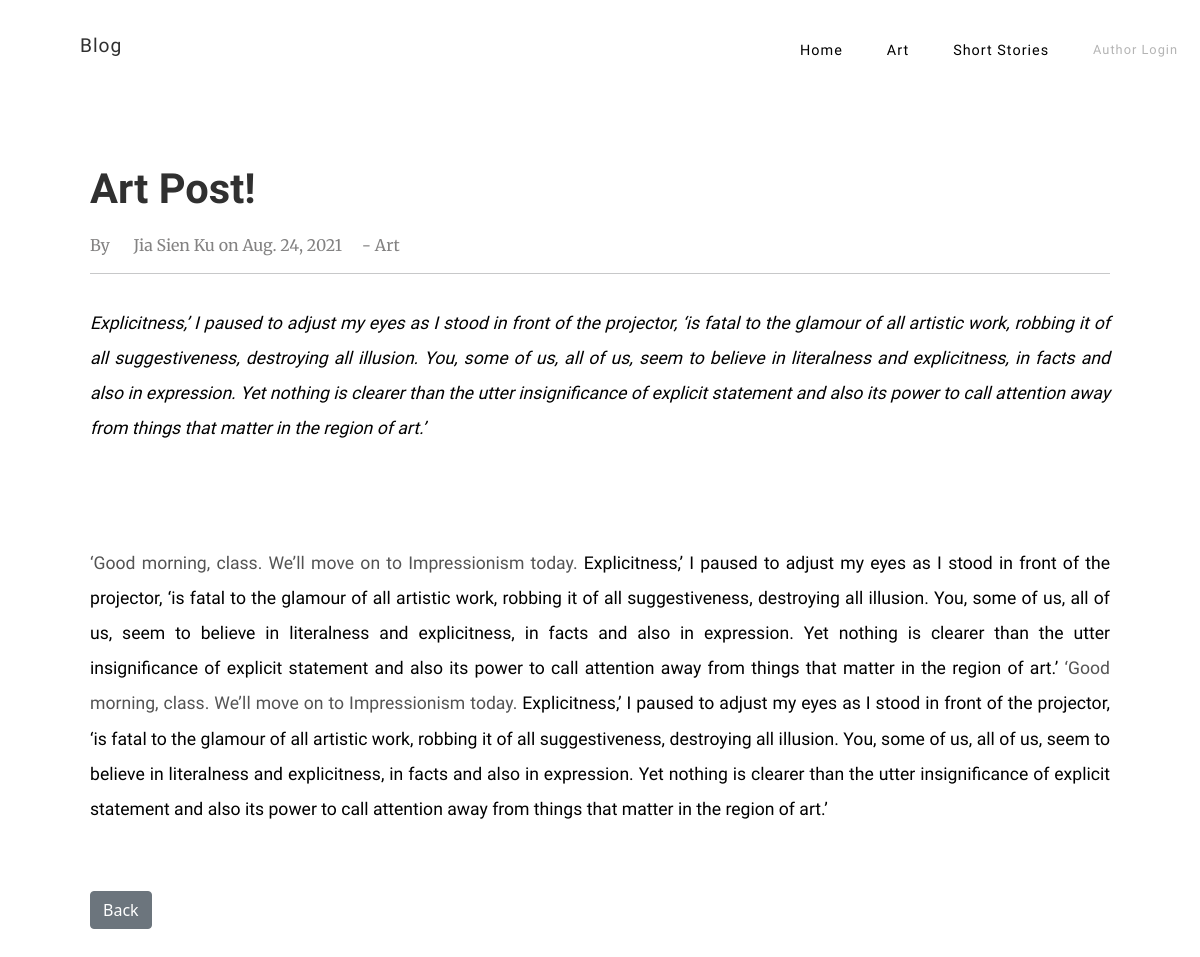
Screenshot of /blog/9 with the database file from the repository.
### myblog/models.py (models this page shows, shortened)
class Category(models.Model):
    name = models.CharField(max_length=255)
    def __str__(self):
        return self.name

class Post(models.Model):
    title = models.CharField(max_length=255)
    title_tag = models.CharField(max_length=255)
    author = models.ForeignKey(User, on_delete=models.CASCADE)
    category = models.CharField(max_length=255)
    quote = RichTextField(blank=True, null=True)
    body = RichTextField(blank=True, null=True)
    post_date = models.DateField(auto_now_add=True)

### myblog/views.py (the view)
# urls.py: path('blog/<int:pk>', BlogDetailView.as_view(), name='blog-detail'),
class BlogDetailView(DetailView):
    model = Post
    template_name = 'blog_details.html'
    def get_context_data(self, *args, **kwargs):
        category_menu = Category.objects.all()
        context = super(BlogDetailView, self).get_context_data(*args, **kwargs)
        context["category_menu"] = category_menu
        return context

### myblog/templates/blog_details.html (shortened to what this page needs)
{% extends 'base.html' %}
{%  block content %}
<div class="blog_content">
    <h1 id="post_title">{{ post.title }}</h1>
    <h2 id="author_date">By &emsp; {{ post.author.first_name}} {{post.author.last_name}} on {{post.post_date}} &emsp;- {{post.category}}</h2>
    <hr>
    <h3 id="quote"><i>{{ post.quote|safe }}</i></h3>
    <div id="body">{{ post.body|safe }}</div>
    <br/><br/>
    <a href="{% url 'home' %}" class="btn btn-secondary">Back</a>
</div>
{% endblock %}

### myblog/templates/base.html (shortened to what this page needs)
<!doctype html>
<html lang="en">
  <head>
    <link href="https://cdn.jsdelivr.net/npm/bootstrap@5.1.0/dist/css/bootstrap.min.css" rel="stylesheet">
    <link rel="stylesheet" href="//maxcdn.bootstrapcdn.com/font-awesome/4.3.0/css/font-awesome.min.css">
  </head>
<body>
  <div class="header">
    <a id="blog_name" href="{% url 'home' %}">Blog</a>
    <nav class="navbar">
      <ul>
          <a href="{% url 'home' %}"><li>Home</li></a>
          {% if category_menu %}
            {% for item in category_menu %}
              <a href="{% url 'category' item %}"><li>{{ item }}</li></a>
            {% endfor %}
          {% endif %}
          {% if user.is_authenticated %}
          <a href="{% url 'add_post' %}"><li>New Post</li></a>
          <a href="{% url 'add_category' %}"><li>New Category</li></a>
          <a class="author_nav" href="{% url 'logout' %}"><li>Logout</li></a>
          {% else %}
        <a id="author_btn" href="{% url 'login' %}"> <li>Author Login</li></a>
          {% endif %}
      </ul>
    </nav>
  </div>
    <br/>
<div class="container">
    {%  block content %}
    {% endblock %}
</div>
</body>
</html>

### myblog/templates/base.html (style rules this page uses)
a { text-decoration: none; }
li { list-style: none; }
.header { background-color: rgb(255, 255, 255); text-align: center; overflow: hidden; padding-top: 2rem; }
.header a { font: 500 1.2rem/1.5 "Besley"; color: rgb(48, 48, 48); text-decoration: none; letter-spacing: 1px; float: left; padding-left: 5rem; }
.navbar { float: right; }
#author_btn { font: 400 0.8rem/1.5 "Besley"; color: rgb(180, 180, 180); text-decoration: none; padding-right: 22px; padding-left: 22px; display: inline-block; }
.navbar ul a { font: 400 0.9rem/1.5 "Besley"; color: rgb(0, 0, 0); text-decoration: none; padding-right: 22px; padding-left: 22px; display: inline-block; }

### myblog/templates/blog_details.html (style rules this page uses)
#post_title { font: 700 2.6rem/1.5 "Besley"; color: rgb(48, 48, 48); margin-bottom: 0.8rem; }
#author_date { font: 400 1.0rem/1.5 "Merriweather"; color: rgb(131, 130, 130); margin-bottom: 1.0rem; }
#quote { font: 400 1.1rem/2 "Besley"; font-style: italic; color: hsl(250, 7%, 34%); text-align: justify; text-justify: inter-word; margin-top: 2.0rem; margin-bottom: 3.0rem; }
#body { font: 500 1.1rem/2 "Besley"; color: hsl(000, 0%, 33%);text-align: justify; text-justify: inter-word; line-break: auto; }
.blog_content { padding: 0.5in 0.5in 0.5in; }

### rows the page displays
Category: name "Art"
Category: name "Short Stories"
Post: title "Art Post!", author.first_name "Jia Sien", author.last_name "Ku", post_date "Aug. 24, 2021", category "Art", quote "Explicitness,’ I paused to adjust my eyes as I stood in front of the projector, ‘is fatal to the glamour of all artistic work, robbing it of all suggestiveness, destroying all illusion. You, some of us, all of us, seem to believe in literalness and explicitness, in facts and also in expression. Yet nothing is clearer than the utter insignificance of explicit statement and also its power to call attention away from things that matter in the region of art.’", body "‘Good morning, class. We’ll move on to Impressionism today. Explicitness,’ I paused to adjust my eyes as I stood in front of the projector, ‘is fatal to the glamour of all artistic work, robbing it of all suggestiveness, destroying all illusion. You, some of us, all of us, seem to believe in literalness and explicitness, in facts and also in expression. Yet nothing is clearer than the utter insignificance of explicit statement and also its power to call attention away from things that matter in the region of art.’ ‘Good morning, class. We’ll move on to Impressionism today. Explicitness,’ I paused to adjust my eyes as I stood in front of the projector, ‘is fatal to the glamour of all…"
